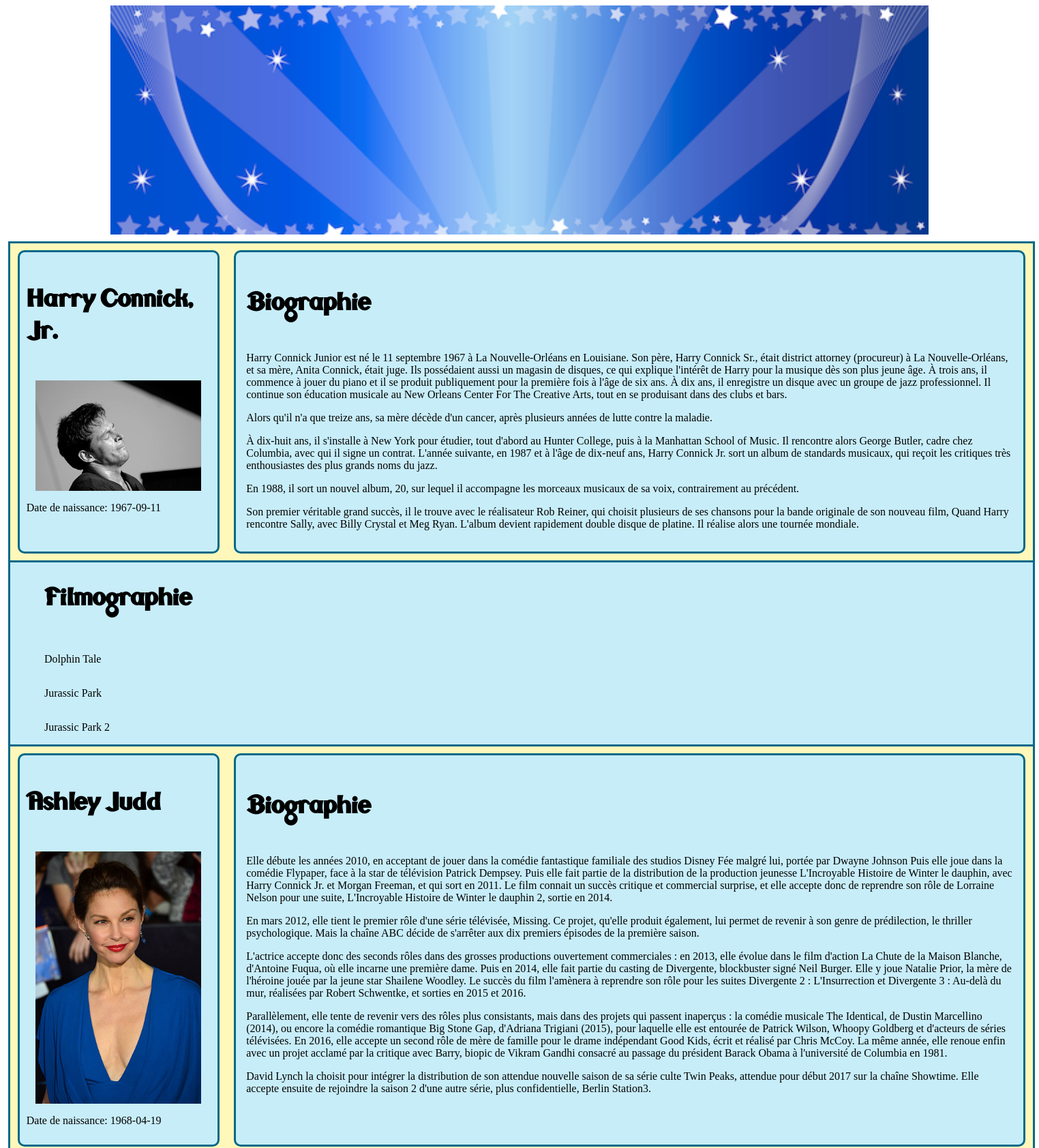
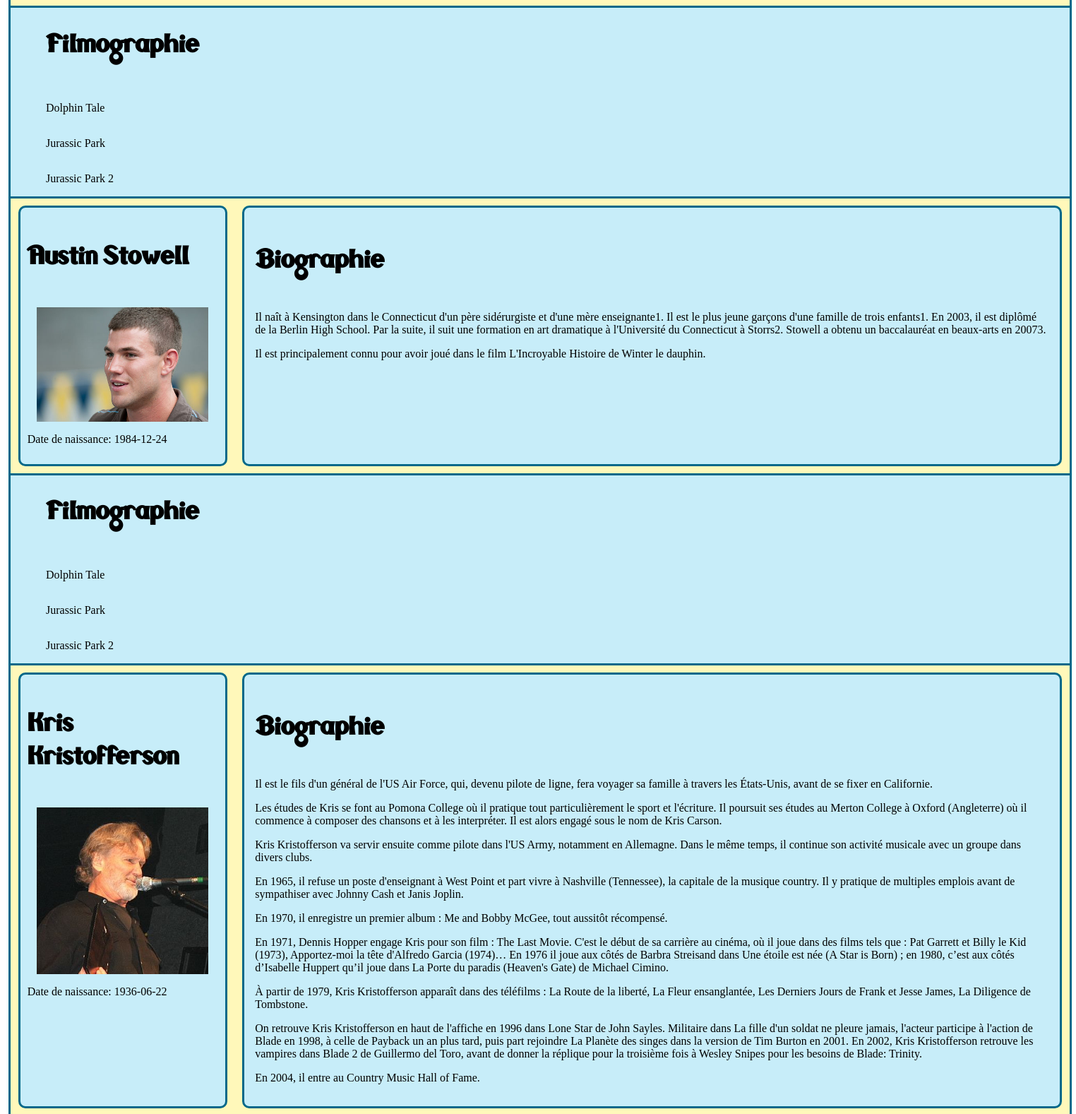
Screenshot of /actor.php?id=1 (upper part) with the database file from the repository (2 pictures, top to bottom).
### tables this page shows
CREATE TABLE IF NOT EXISTS `movie` (
  `id` int(11) NOT NULL AUTO_INCREMENT,
  `title` varchar(255) NOT NULL,
  `releaseDate` date NOT NULL,
  `synopsis` text NOT NULL,
  `rating` int(11) NOT NULL,
  PRIMARY KEY (`id`)
);

CREATE TABLE IF NOT EXISTS `person` (
  `id` int(11) NOT NULL AUTO_INCREMENT,
  `lastname` varchar(255) NOT NULL,
  `firstname` varchar(255) NOT NULL,
  `birthDate` date NOT NULL,
  `biography` text NOT NULL,
  PRIMARY KEY (`id`)
);

CREATE TABLE IF NOT EXISTS `picture` (
  `id` int(11) NOT NULL AUTO_INCREMENT,
  `path` varchar(255) NOT NULL,
  `legend` varchar(255) NOT NULL,
  PRIMARY KEY (`id`)
);

### View/blocks/info_crew.php (the view)
<section id="section_informations">
    <div id="directeur_aside">
        <aside>
        <h1><?php echo $data['firstname'] . ' ' . $data['lastname'];?></h1>
        <p><img src="<?php echo $data['path']; ?>" alt="Photo de <?php echo $data['legend']; ?>"></p>
        <p>
            Date de naissance: <time><?php echo $data['birthDate']; ?></time> <br/>
        </p>
        </aside>
    </div>
    <article id="directeur_article">
        <h1>Biographie</h1>
        <p>
            <?php echo $data['biography']; ?>
        </p>
    </article>
</section>

### actor.php (shortened to what this page needs)
<!DOCTYPE html>
<html>
    <head>
        <link rel="stylesheet" href="style_film.css" />
    </head>
    <?php
        function getBlock($file, $data = [])
        {
            require $file;
        }
    ?>
    <?php
        $link = mysqli_connect('localhost', 'root')
                or die('Erreur de connexion au serveur : ' . mysqli_connect_error());
            mysqli_select_db($link, 'film_bd')
                or die ('Erreur de sélection de la BD : ' . mysqli_error($link));
            mysqli_set_charset($link, 'utf8');
    ?>
    <?php
    $id_movie = $_GET['id'];
    $query = 'SELECT * FROM movie JOIN moviehasperson ON movie.id=moviehasperson.idMovie JOIN person ON moviehasperson.idPerson = person.id JOIN personhaspicture ON person.id = personhaspicture.idPerson JOIN picture ON personhaspicture.idPicture = picture.id WHERE role = "actor" AND idMovie="'.$id_movie.'"';
    $stmt = mysqli_prepare($link, $query)
        or die('Échec de préparation de la requête : ' . mysqli_error($link));
    mysqli_stmt_execute($stmt)
        or die('Erreur dans la requête : ' . mysqli_error($link));
    $result = mysqli_stmt_get_result($stmt);
    if (mysqli_num_rows($result) != 0)
        {
            $actors = [];
            while ($actor = mysqli_fetch_array($result, MYSQLI_ASSOC))
            {
                $actors[] = $actor;
            }
        }
        else
        {
            echo 'Pas de résultats';
        }
    ?>
    <?php
    $query = 'SELECT DISTINCT title FROM movie JOIN moviehasperson ON movie.id=moviehasperson.idMovie';
    $stmt = mysqli_prepare($link, $query)
        or die('Échec de préparation de la requête : ' . mysqli_error($link));
    mysqli_stmt_execute($stmt)
        or die('Erreur dans la requête : ' . mysqli_error($link));
    $result = mysqli_stmt_get_result($stmt);
    if (mysqli_num_rows($result) != 0)
        {
            $filmo_movies = [];
            while ($filmo_movie = mysqli_fetch_array($result, MYSQLI_ASSOC))
            {
                $filmo_movies[] = $filmo_movie;
            }
        }
        else
        {
            echo 'Pas de résultats';
        }
    ?>
    <body>
        <div id="bloc_page">
            <header>
            </header>
            <div id="bloc_body">
                <div id="bloc_repeat">
                    <?php
                        foreach ($actors as $actor)
                        {
                            echo '<div id="bloc_sections">';
                                getBlock('blocks/info_crew.php', $actor);
                                echo '<section id="section_filmographie">
                                    <h1>Filmographie</h1>';
                                            foreach ($filmo_movies as $filmo_movie)
                                            {
                                                getBlock('blocks/filmographie.php', $filmo_movie);
                                            }
                                echo '</section>
                            </div>';
                        }
                    ?>
                </div>
            </div>
        </div>
    </body>
</html>

### View/blocks/filmographie.php
<p>
	<?php echo $data['title']; ?>
</p>

### style_film.css (style rules this page uses)
#bloc_page { width: 1500px; display: flex; flex-direction: column; margin: auto; }
#bloc_body { display: flex; flex-direction: row; }
#bloc_sections { background-color: rgb(255, 248, 186); border-top: 3px solid rgb(0, 104, 137); border-left: 3px solid rgb(0, 104, 137); border-right: 3px solid rgb(0, 104, 137); width: 100%; }
#section_informations { margin-top: 10px; display: flex; flex-direction: row; justify-content: space-around; }
h1, a { font-family: 'seasalt-webfont', Arial, sans-serif; font-size: 42px; }
#directeur_aside { display: flex; flex-direction: column; padding: 10px; width: 18%; background-color: rgb(199, 237, 249); border: 3px solid rgb(0, 104, 137); border-radius: 10px; }
#directeur_article { padding: 15px; width: 75%; background-color: rgb(199, 237, 249); border: 3px solid rgb(0, 104, 137); border-radius: 10px; }
#section_filmographie { background-color: rgb(199, 237, 249); display: flex; flex-direction: column; margin-top: 10px; border-top: 3px solid rgb(0, 104, 137); padding-left: 50px; }
#directeur_aside img { width: 90%; display: block; margin-left: auto; margin-right: auto; }
#bloc_repeat { display: flex; flex-direction: column; }

### rows the page displays
movie: person.firstname "Harry", person.lastname "Connick, Jr.", picture.path (picture), person.birthDate "1967-09-11", person.biography "Harry Connick Junior est né le 11 septembre 1967 à La Nouvelle-Orléans en Louisiane. Son père, Harry Connick Sr., était district attorney (procureur) à La Nouvelle-Orléans, et sa mère, Anita Connick, était juge. Ils possédaient aussi un magasin de disques, ce qui explique l'intérêt de Harry pour la musique dès son plus jeune âge. À trois ans, il commence à jouer du piano et il se produit publiquement pour la première fois à l'âge de six ans. À dix ans, il enregistre un disque avec un groupe de jazz professionnel. Il continue son éducation musicale au New Orleans Center For The Creative Arts, tout en se produisant dans des clubs et bars. Alors qu'il n'a que treize ans, sa mère décède d'un…", title "Dolphin Tale", title "Jurassic Park", title "Jurassic Park 2", person.firstname "Ashley", person.lastname "Judd", person.birthDate "1968-04-19", person.biography "Elle débute les années 2010, en acceptant de jouer dans la comédie fantastique familiale des studios Disney Fée malgré lui, portée par Dwayne Johnson Puis elle joue dans la comédie Flypaper, face à la star de télévision Patrick Dempsey. Puis elle fait partie de la distribution de la production jeunesse L'Incroyable Histoire de Winter le dauphin, avec Harry Connick Jr. et Morgan Freeman, et qui sort en 2011. Le film connait un succès critique et commercial surprise, et elle accepte donc de reprendre son rôle de Lorraine Nelson pour une suite, L'Incroyable Histoire de Winter le dauphin 2, sortie en 2014. En mars 2012, elle tient le premier rôle d'une série télévisée, Missing. Ce projet,…", person.firstname "Austin", person.lastname "Stowell", person.birthDate "1984-12-24", person.biography "Il naît à Kensington dans le Connecticut d'un père sidérurgiste et d'une mère enseignante1. Il est le plus jeune garçons d'une famille de trois enfants1. En 2003, il est diplômé de la Berlin High School. Par la suite, il suit une formation en art dramatique à l'Université du Connecticut à Storrs2. Stowell a obtenu un baccalauréat en beaux-arts en 20073. Il est principalement connu pour avoir joué dans le film L'Incroyable Histoire de Winter le dauphin.", person.firstname "Kris", person.lastname "Kristofferson", person.birthDate "1936-06-22", person.biography "Il est le fils d'un général de l'US Air Force, qui, devenu pilote de ligne, fera voyager sa famille à travers les États-Unis, avant de se fixer en Californie. Les études de Kris se font au Pomona College où il pratique tout particulièrement le sport et l'écriture. Il poursuit ses études au Merton College à Oxford (Angleterre) où il commence à composer des chansons et à les interpréter. Il est alors engagé sous le nom de Kris Carson. Kris Kristofferson va servir ensuite comme pilote dans l'US Army, notamment en Allemagne. Dans le même temps, il continue son activité musicale avec un groupe dans divers clubs. En 1965, il refuse un poste d'enseignant à West Point et part vivre à Nashville…"
